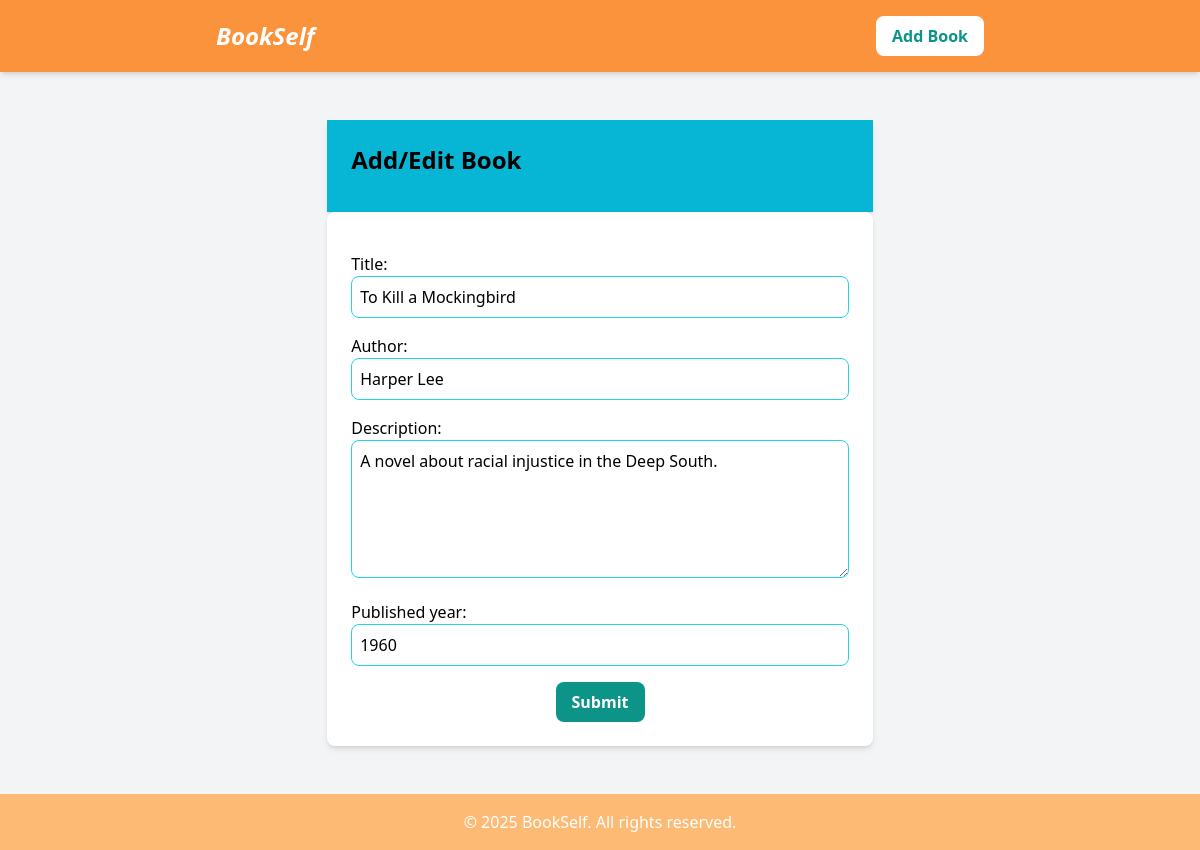
Page /edit/1/ on the committed database.
### book_store/models.py (models this page shows, shortened)
class Book(models.Model):
    title = models.CharField(max_length=100)
    author = models.CharField(max_length=100)
    description = models.TextField()
    published_year = models.PositiveBigIntegerField()
    updated_at = models.DateTimeField(auto_now=True)

### book_store/views.py (the view)
# urls.py: path("edit/<int:id>/", views.edit, name='book_edit'),
def edit(request, id):
    clicked_blog = Book.objects.get(id=id)
    if request.method == 'POST':
        book_form = BookForm(request.POST, instance=clicked_blog)
        if book_form.is_valid():
            book_form.save()
            return redirect("/")
    else:
        book_form = BookForm(instance=clicked_blog)
    context = {
        "form": book_form,
    }
    return render(request, 'book_form.html', context)

### book_store/templates/book_form.html (shortened to what this page needs)
{% extends 'base.html' %}
{% block content %}
    <div class="bg-cyan-500 p-6  shadow-md max-w-2xl mx-auto mt-6">
        <h2 class="text-2xl font-bold mb-3">Add/Edit Book</h2>
    </div>
    <div class="bg-white rounded-lg shadow-md p-6">
        <form action="" method="POST" class="space-y-4">
            {{ form.as_p}}
            <div class="flex justify-center space-x-3 mt-4">
            <button type="submit" class="px-4 py-2 bg-teal-600 text-white font-semibold rounded-lg hover:bg-blue-700">Submit</button>
            </div>
        </form>
    </div>
{% endblock %}

### rows in the picture
Book: title "To Kill a Mockingbird", author "Harper Lee", description "A novel about racial injustice in the Deep South.", published_year "1960"
